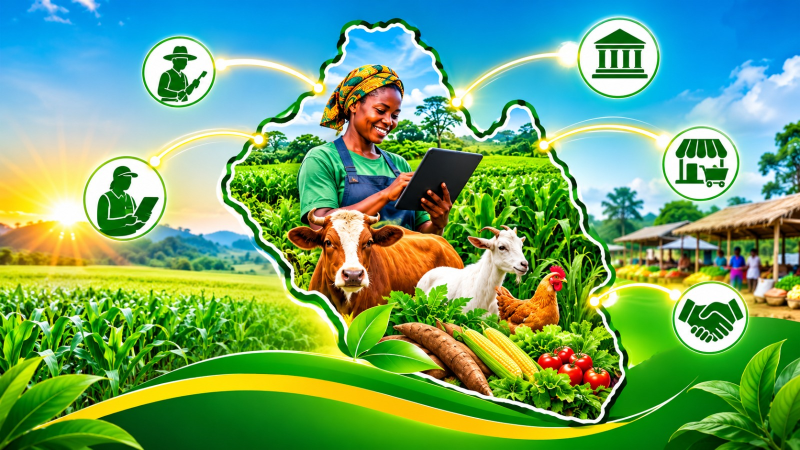
#> input picture assets-source/brand/hero.JPG, 1600 x 900 px (shown at 1/2 size)
$ python generate-brand-assets.py
#> lines starting #> are read from the running program, lines starting #| are printed output that depends on the picture
#!/usr/bin/env python3
"""
Regenerates the Agricare Liberia brand images from the two original photographs in assets-source/brand/.

    python3 scripts/generate-brand-assets.py          (needs Pillow: pip install pillow)

Inputs   assets-source/brand/hero.JPG   (homepage photograph, 1600x900)
         assets-source/brand/logo.JPG   (full logo artwork on a flat near-white background; JPEG has NO transparency)
Outputs  src/assets/brand/   hero-*.webp, logo-full-*.webp, logo-emblem-*.webp   (imported through Vite, so they are content-hashed)
         public/             favicon-*.png, apple-touch-icon.png, pwa-192x192.png, pwa-512x512.png, pwa-maskable-512x512.png

The emblem (the Liberia-shaped mark with the wordmark) is cut out of the logo by flood-filling the flat background from the corners,
removing the thin connector arcs, and keeping the shape that contains the centre. The result is a real transparent image.
The originals are never modified. The icons that were in public/ before are kept in assets-source/previous-brand/.
"""
import os
from PIL import Image, ImageChops, ImageDraw, ImageFilter

ROOT = os.path.dirname(os.path.dirname(os.path.abspath(__file__)))
SRC = os.path.join(ROOT, 'assets-source', 'brand')
OUT = os.path.join(ROOT, 'src', 'assets', 'brand')
PUB = os.path.join(ROOT, 'public')
os.makedirs(OUT, exist_ok=True)
WHITE = (255, 255, 255)

def save_webp(im, name, q, **kw):
    path = os.path.join(OUT, name)
    im.save(path, 'WEBP', quality=q, method=6, **kw)
    print(f'{name:28s} {im.size[0]}x{im.size[1]}  {os.path.getsize(path) // 1024} KB')

# ---- hero: responsive widths, no distortion (same aspect ratio), high quality
hero = Image.open(os.path.join(SRC, 'hero.JPG')).convert('RGB')
#> hero is the input picture: PIL image 1600x900 RGB; mean R, G, B 110.3, 165.2, 109.4
for w, q in ((640, 80), (960, 80), (1280, 80), (1600, 82)):
    save_webp(hero.resize((w, round(hero.height * w / hero.width)), Image.LANCZOS), f'hero-{w}.webp', q)
#> this loop made 4 passes
#> pass 1, in save_webp, `im.save(path, 'WEBP', quality=q, method=6, **kw)`:
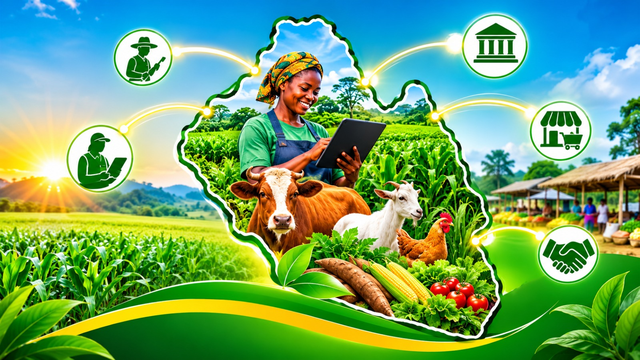
#> saved as hero-640.webp: PIL image 640x360 RGB; mean R, G, B 110.3, 165.2, 109.5
#> pass 2, in save_webp (call 2), `im.save(path, 'WEBP', quality=q, method=6, **kw)`:
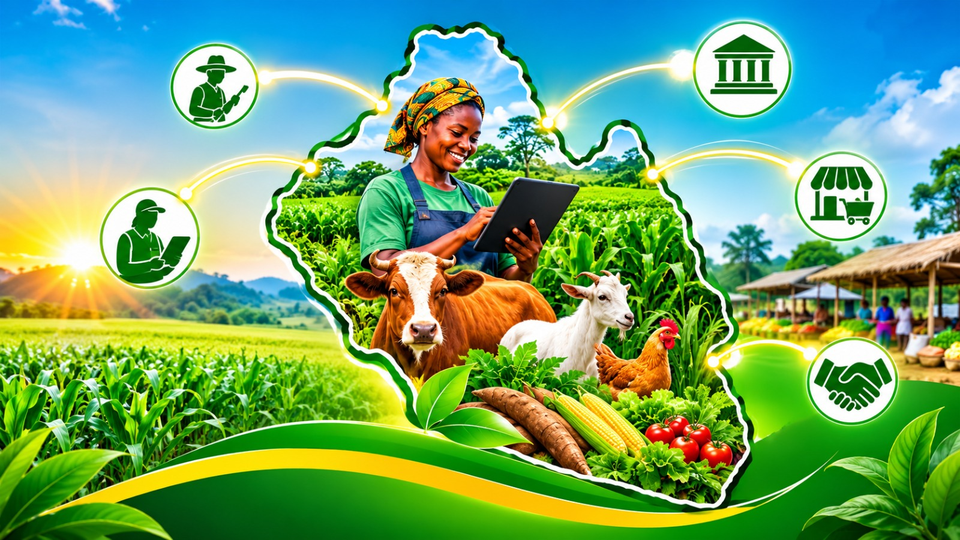
#> saved as hero-960.webp: PIL image 960x540 RGB; mean R, G, B 110.3, 165.2, 109.5

# ---- full logo (opaque: keeps its own flat background)
#> (the run stopped early here; a loop or call above may not have finished)
